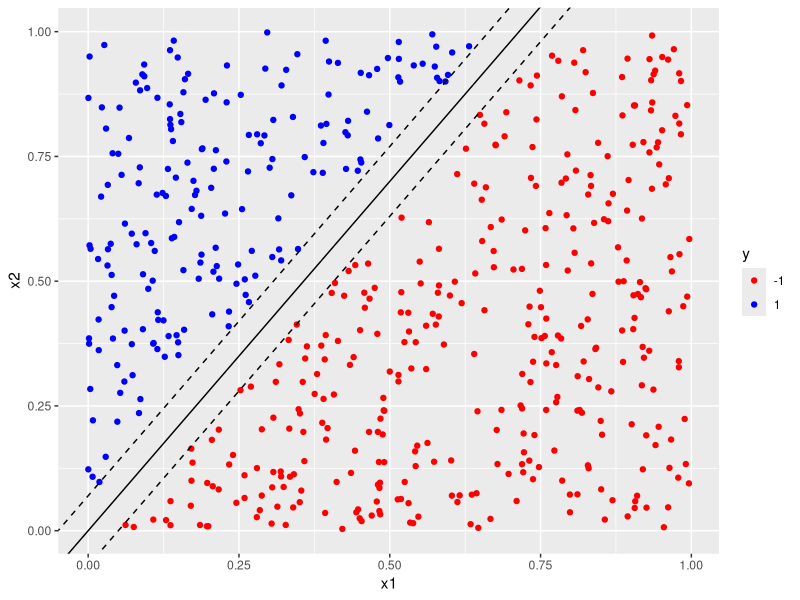
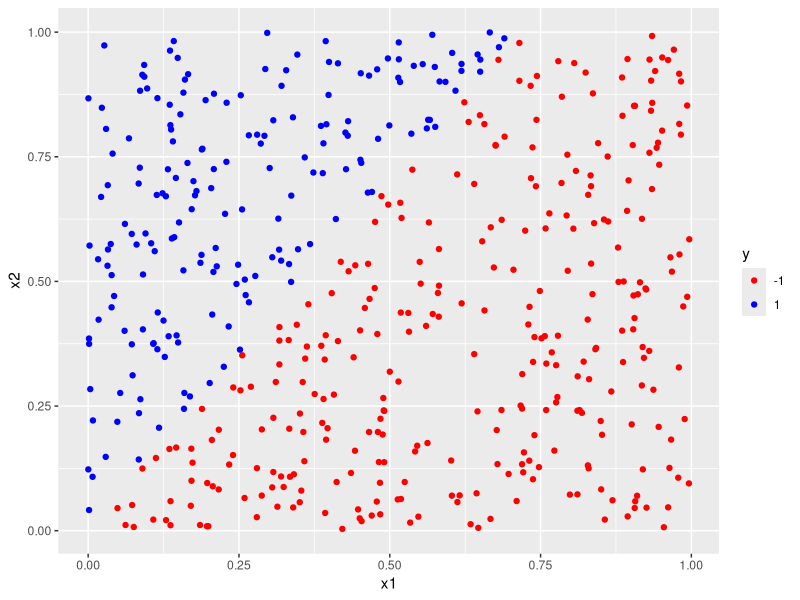
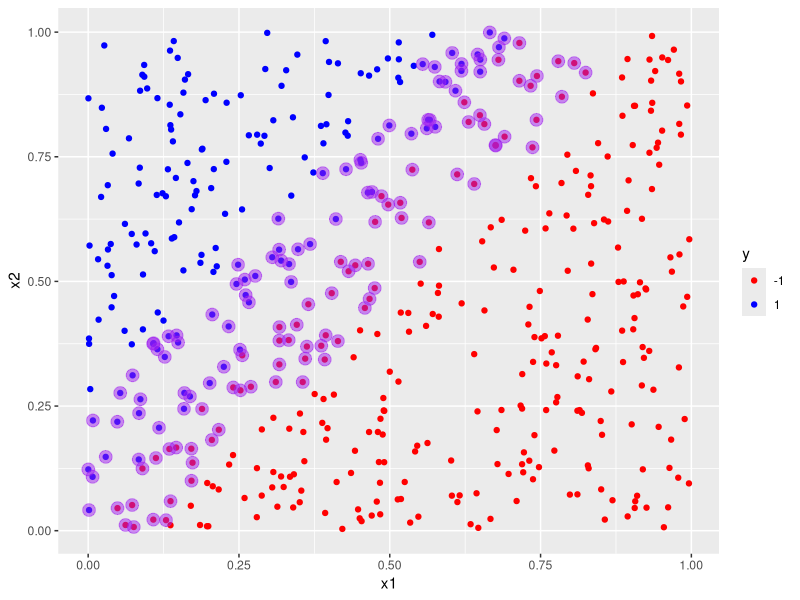
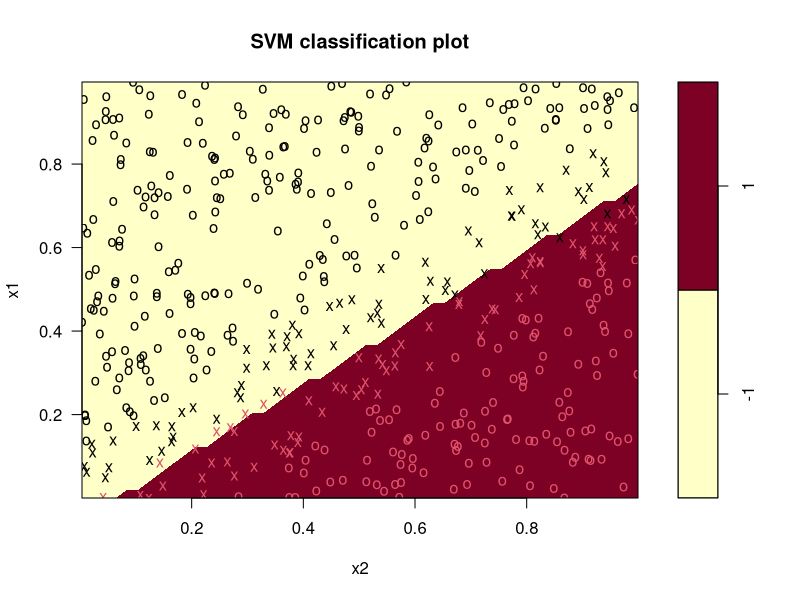
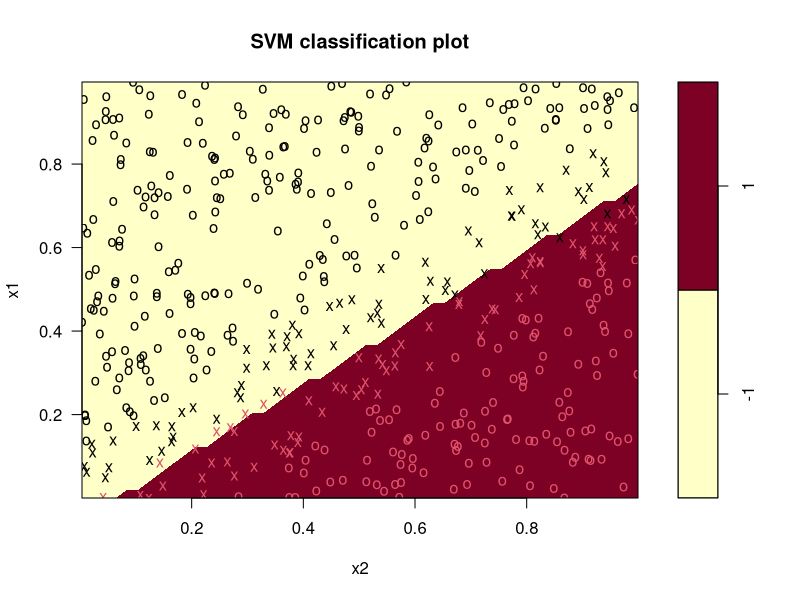
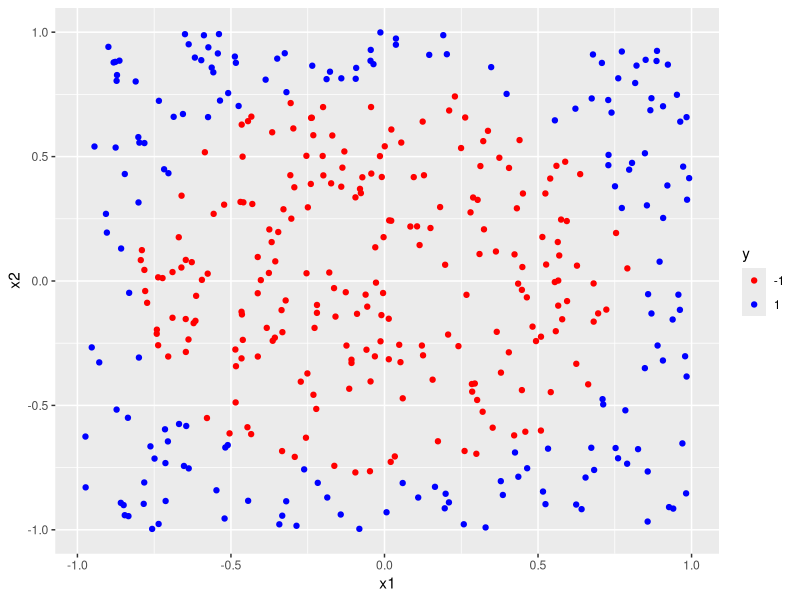
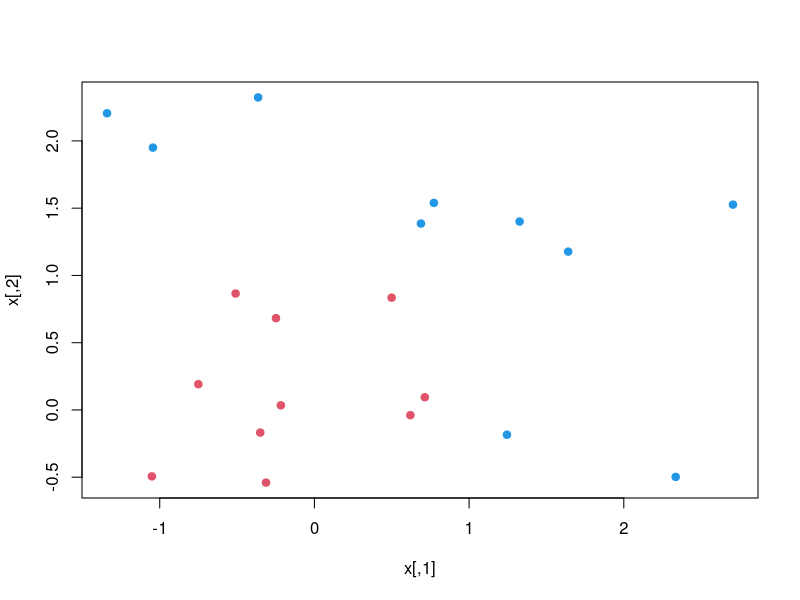
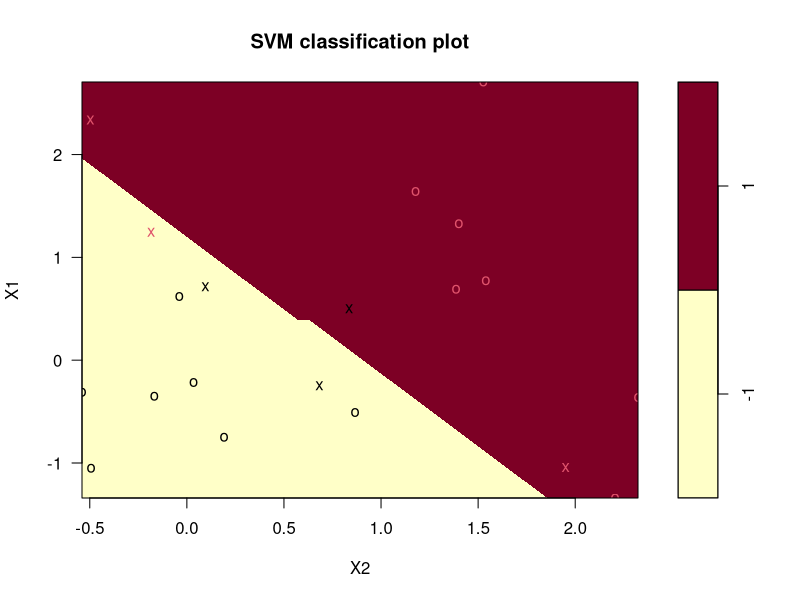

Recreate these plots in R, in order.
## ---- chunk 1
library(tidyverse)
library(e1071)
## ---- chunk 2
#set seed
set.seed(42)

#set number of data points. 
n <- 600

#Generate data frame with two uniformly distributed predictors lying between 0 and 1.
df <- data.frame(x1 = runif(n), 
                 x2 = runif(n))
## ---- chunk 3
#classify data points depending on location
df$y <- factor(ifelse(df$x2 - 1.4*df$x1 < 0, -1, 1), 
    levels = c(-1, 1))


## ---- chunk 4
#set margin
delta <- 0.07

# retain only those points that lie outside the margin
df1 <- df[abs(1.4*df$x1 - df$x2) > delta, ]

#build plot
plot_margins <- ggplot(data = df1, aes(x = x1, y = x2, color = y)) + geom_point() + 
    scale_color_manual(values = c("red", "blue")) + 
    geom_abline(slope = 1.4, intercept = 0)+
    geom_abline(slope = 1.4, intercept = delta, linetype = "dashed") +
    geom_abline(slope = 1.4, intercept = -delta, linetype = "dashed")
 
#display plot 
plot_margins
## ---- chunk 5
#split train and test data in an 80/20 proportion
df[, "train"] <- ifelse(runif(nrow(df))<0.8, 1, 0)

#assign training rows to data frame trainset
trainset <- df[df$train == 1, ]
#assign test rows to data frame testset
testset <- df[df$train == 0, ]

#find index of "train" column
trainColNum <- grep("train", names(df))

#remove "train" column from train and test dataset
trainset <- trainset[, -trainColNum]
testset <- testset[, -trainColNum]


## ---- chunk 6
#build svm model, setting required parameters
svm_model<- svm(y ~ ., 
                data = trainset, 
                type = "C-classification", 
                kernel = "linear", 
                scale = FALSE)
## ---- chunk 7
#list components of model
names(svm_model)

#list values of the SV, index and rho
svm_model$SV
svm_model$index
svm_model$rho

#compute training accuracy
pred_train <- predict(svm_model, trainset)
mean(pred_train == trainset$y)

#compute test accuracy
pred_test <- predict(svm_model, testset)
mean(pred_test == testset$y)
## ---- chunk 8
#build scatter plot of training dataset
scatter_plot <- ggplot(data = trainset, aes(x = x1, y = x2, color = y)) + 
    geom_point() + 
    scale_color_manual(values = c("red", "blue"))
 scatter_plot
#add plot layer marking out the support vectors 
layered_plot <- 
    scatter_plot + geom_point(data = trainset[svm_model$index, ], aes(x = x1, y = x2), color = "purple", size = 4, alpha = 0.5)

#display plot
layered_plot
## ---- chunk 9

w=data.frame(x1=6.55241 , x2=-4.73278)

#calculate slope and intercept of decision boundary from weight vector and svm model
slope_1 <- -w[1]/w[2]
intercept_1 <- svm_model$rho/w[2]

#build scatter plot of training dataset
scatter_plot <- ggplot(data = trainset, aes(x = x1, y = x2, color = y)) + 
    geom_point() + scale_color_manual(values = c("red", "blue"))
#add decision boundary
plot_decision <- scatter_plot + geom_abline(slope = slope_1, intercept = intercept_1) 
#add margin boundaries
plot_margins <- plot_decision + 
 geom_abline(slope = slope_1, intercept = intercept_1 - 1/w[2], linetype = "dashed")+
 geom_abline(slope = slope_1, intercept = intercept_1 + 1/w[2], linetype = "dashed")
#display plot
#plot_margins
## ---- chunk 10
#build svm model
svm_model<- 
    svm(y ~ ., data = trainset, type = "C-classification", 
        kernel = "linear", scale = FALSE)

#plot decision boundaries and support vectors for the training data
plot(x = svm_model, data = trainset)
## ---- chunk 11
#build svm model, cost = 1
svm_model_1 <- svm(y ~ .,
                   data = trainset,
                   type = "C-classification",
                   cost = 1,
                   kernel = "linear",
                   scale = FALSE)

#print model details
svm_model_1


#build svm model, cost = 100
svm_model_100 <- svm(y ~ .,
                   data = trainset,
                   type = "C-classification",
                   cost = 100,
                   kernel = "linear",
                   scale = FALSE)

#print model details
svm_model_100
## ---- chunk 12
#add decision boundary and margins for cost = 1 to training data scatter plot

## ---- chunk 13
svm_model<- 
    svm(y ~ ., data = trainset, type = "C-classification", 
        kernel = "linear", scale = FALSE)

#compute training accuracy
pred_train <- predict(svm_model, trainset)
mean(pred_train == trainset$y)

#compute test accuracy
pred_test <- predict(svm_model, testset)
mean(pred_test == testset$y)

#plot
plot(svm_model, trainset)


## ---- chunk 14
#set number of variables and seed
n <- 400
set.seed(1)

#Generate data frame with two uniformly distributed predictors, x1 and x2
df <- data.frame(x1 = runif(n, min = -1, max = 1), 
                 x2 = runif(n, min = -1, max = 1))

#We want a circular boundary. Set boundary radius 
radius <- 0.8
radius_squared <- radius^2

#create dependent categorical variable, y, with value -1 or 1 depending on whether point lies
#within or outside the circle.
df$y <- factor(ifelse((df$x1)^2 + (df$x2)^2 < radius_squared, -1, 1), levels = c(-1, 1))
## ---- chunk 15
#build scatter plot, distinguish class by color
scatter_plot <- ggplot(data = df, aes(x = x1, y = x2, color = y)) + 
    geom_point() +
    scale_color_manual(values = c("red", "blue"))

#display plot
scatter_plot
## ---- chunk 16
v<-rnorm(500)
#v
mean(v)

rep(c(-1, 1),c(5,3))

## ---- chunk 17
set.seed(10111)
x = matrix(rnorm(40), 20, 2)
y = rep(c(-1, 1), c(10, 10))
x[y == 1,] = x[y == 1,] + 1
plot(x, col = y + 3, pch = 19)
## ---- chunk 18
library(e1071)
## ---- chunk 19
dat = data.frame(x, y = as.factor(y))

dat

svmfit = svm(y ~ ., data = dat, kernel = "linear", cost = 10, scale = FALSE)
print(svmfit)
## ---- chunk 20
plot(svmfit, dat)
## ---- chunk 21
library(tidyverse)
library(caret)
library(kernlab)
## ---- chunk 22
# Load the data
data("PimaIndiansDiabetes2", package = "mlbench")
pima.data <- na.omit(PimaIndiansDiabetes2)

# Split the data into training and test set
set.seed(123)

training.samples <- pima.data$diabetes %>%
  createDataPartition(p = 0.8, list = FALSE)

train.data  <- pima.data[training.samples, ]
test.data <- pima.data[-training.samples, ]
## ---- chunk 23
# Fit the model on the training set
set.seed(123)
model <- train(
  diabetes ~., data = train.data, method = "svmLinear",
  trControl = trainControl("cv", number = 10),
  preProcess = c("center","scale")
  )
# Make predictions on the test data
predicted.classes <- model %>% predict(test.data)
head(predicted.classes)
## ---- chunk 24
# Compute model accuracy rate
mean(predicted.classes == test.data$diabetes)
## ---- chunk 25
# Fit the model on the training set
set.seed(123)
model <- train(
  diabetes ~., data = train.data, method = "svmLinear",
  trControl = trainControl("cv", number = 10),
  tuneGrid = expand.grid(C = seq(0, 2, length = 20)),
  preProcess = c("center","scale")
  )
# Plot model accuracy vs different values of Cost
plot(model)
## ---- chunk 26
# Print the best tuning parameter C that
# maximizes model accuracy
model$bestTune
